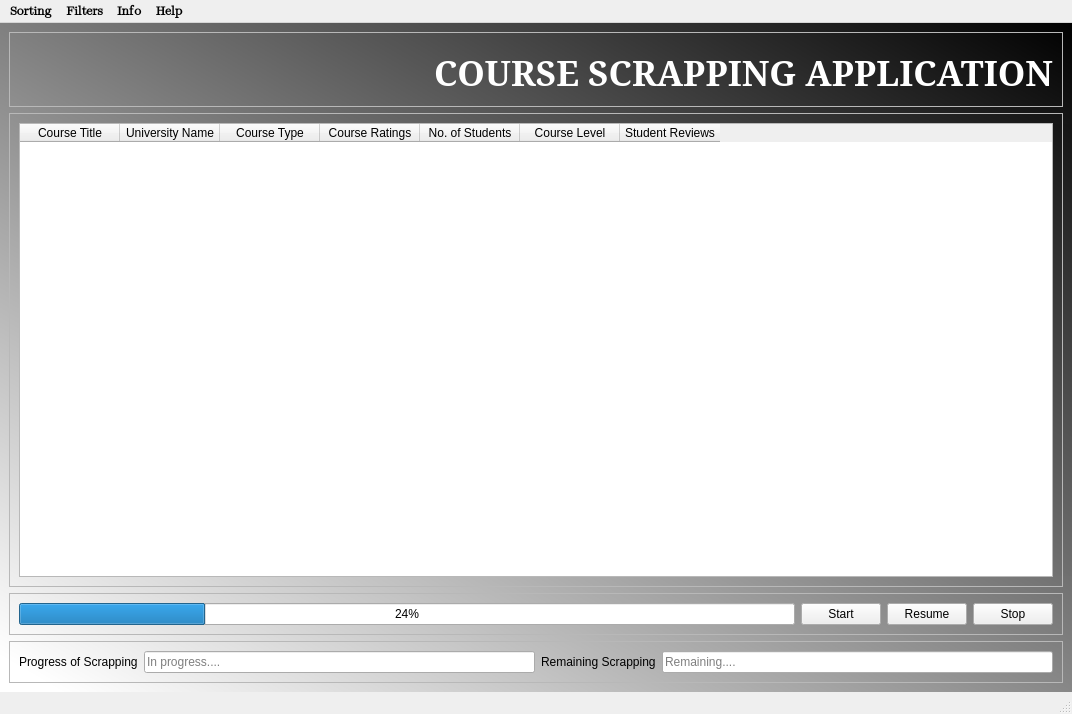
<?xml version="1.0" encoding="UTF-8"?>
<ui version="4.0">
 <class>MainWindow</class>
 <widget class="QMainWindow" name="MainWindow">
  <property name="geometry">
   <rect>
    <x>0</x>
    <y>0</y>
    <width>1072</width>
    <height>714</height>
   </rect>
  </property>
  <property name="font">
   <font>
    <weight>75</weight>
    <bold>true</bold>
   </font>
  </property>
  <property name="windowTitle">
   <string>MainWindow</string>
  </property>
  <property name="styleSheet">
   <string notr="true"/>
  </property>
  <widget class="QWidget" name="centralwidget">
   <property name="styleSheet">
    <string notr="true">background-color: qlineargradient(spread:pad, x1:1, y1:0, x2:0.0547264, y2:1, stop:0 rgba(0, 0, 0, 255), stop:1 rgba(255, 255, 255, 255));
</string>
   </property>
   <layout class="QGridLayout" name="gridLayout_2">
    <item row="0" column="0">
     <widget class="QFrame" name="frame_4">
      <property name="styleSheet">
       <string notr="true">Background:none;
</string>
      </property>
      <property name="frameShape">
       <enum>QFrame::StyledPanel</enum>
      </property>
      <property name="frameShadow">
       <enum>QFrame::Raised</enum>
      </property>
      <layout class="QGridLayout" name="gridLayout">
       <item row="0" column="0" rowspan="2" colspan="2">
        <widget class="QLabel" name="label">
         <property name="styleSheet">
          <string notr="true">Background:none;
color:white;</string>
         </property>
         <property name="text">
          <string/>
         </property>
         <property name="pixmap">
          <pixmap>:/Mylogo/C:/Users/Abdullah Yaqub/Downloads/python-logo@2x.png</pixmap>
         </property>
        </widget>
       </item>
       <item row="1" column="1">
        <widget class="QLabel" name="label_4">
         <property name="font">
          <font>
           <family>MS Serif</family>
           <pointsize>26</pointsize>
           <weight>75</weight>
           <bold>true</bold>
          </font>
         </property>
         <property name="styleSheet">
          <string notr="true">Background:none;
color:white;</string>
         </property>
         <property name="text">
          <string>COURSE SCRAPPING APPLICATION</string>
         </property>
        </widget>
       </item>
      </layout>
     </widget>
    </item>
    <item row="1" column="0">
     <widget class="QFrame" name="frame">
      <property name="styleSheet">
       <string notr="true">Background:none;</string>
      </property>
      <property name="frameShape">
       <enum>QFrame::StyledPanel</enum>
      </property>
      <property name="frameShadow">
       <enum>QFrame::Raised</enum>
      </property>
      <layout class="QGridLayout" name="gridLayout_4">
       <item row="0" column="0">
        <widget class="QTableWidget" name="tableWidget">
         <column>
          <property name="text">
           <string>Course Title</string>
          </property>
         </column>
         <column>
          <property name="text">
           <string>University Name</string>
          </property>
         </column>
         <column>
          <property name="text">
           <string>Course Type</string>
          </property>
         </column>
         <column>
          <property name="text">
           <string>Course Ratings</string>
          </property>
         </column>
         <column>
          <property name="text">
           <string>No. of Students</string>
          </property>
         </column>
         <column>
          <property name="text">
           <string>Course Level</string>
          </property>
         </column>
         <column>
          <property name="text">
           <string>Student Reviews</string>
          </property>
         </column>
        </widget>
       </item>
      </layout>
     </widget>
    </item>
    <item row="2" column="0">
     <widget class="QFrame" name="frame_3">
      <property name="styleSheet">
       <string notr="true">Background:none;</string>
      </property>
      <property name="frameShape">
       <enum>QFrame::StyledPanel</enum>
      </property>
      <property name="frameShadow">
       <enum>QFrame::Raised</enum>
      </property>
      <layout class="QGridLayout" name="gridLayout_5">
       <item row="0" column="0">
        <widget class="QProgressBar" name="progressBar">
         <property name="value">
          <number>24</number>
         </property>
        </widget>
       </item>
       <item row="0" column="1">
        <widget class="QPushButton" name="pushButton">
         <property name="text">
          <string>Start</string>
         </property>
        </widget>
       </item>
       <item row="0" column="2">
        <widget class="QPushButton" name="pushButton_3">
         <property name="text">
          <string>Resume</string>
         </property>
        </widget>
       </item>
       <item row="0" column="3">
        <widget class="QPushButton" name="pushButton_2">
         <property name="text">
          <string>Stop</string>
         </property>
        </widget>
       </item>
      </layout>
     </widget>
    </item>
    <item row="3" column="0">
     <widget class="QFrame" name="frame_2">
      <property name="styleSheet">
       <string notr="true">Background:none;</string>
      </property>
      <property name="frameShape">
       <enum>QFrame::StyledPanel</enum>
      </property>
      <property name="frameShadow">
       <enum>QFrame::Raised</enum>
      </property>
      <layout class="QGridLayout" name="gridLayout_3">
       <item row="0" column="0">
        <widget class="QLabel" name="label_2">
         <property name="text">
          <string>Progress of Scrapping</string>
         </property>
        </widget>
       </item>
       <item row="0" column="1">
        <widget class="QLineEdit" name="lineEdit">
         <property name="placeholderText">
          <string>In progress....</string>
         </property>
        </widget>
       </item>
       <item row="0" column="2">
        <widget class="QLabel" name="label_3">
         <property name="text">
          <string>Remaining Scrapping</string>
         </property>
        </widget>
       </item>
       <item row="0" column="3">
        <widget class="QLineEdit" name="lineEdit_2">
         <property name="placeholderText">
          <string>Remaining....</string>
         </property>
        </widget>
       </item>
      </layout>
     </widget>
    </item>
   </layout>
  </widget>
  <widget class="QMenuBar" name="menubar">
   <property name="geometry">
    <rect>
     <x>0</x>
     <y>0</y>
     <width>1072</width>
     <height>28</height>
    </rect>
   </property>
   <property name="font">
    <font>
     <family>Segoe UI Emoji</family>
     <pointsize>10</pointsize>
    </font>
   </property>
   <widget class="QMenu" name="menuSorting">
    <property name="title">
     <string>Sorting</string>
    </property>
    <addaction name="actionMerge_Sort"/>
    <addaction name="actionInsertion_Sort"/>
    <addaction name="actionSelection_Sort"/>
    <addaction name="actionHybirdized_Algorithms"/>
    <addaction name="actionBubble_Sort"/>
    <addaction name="actionHeap_Sort"/>
    <addaction name="actionQuick_Sort"/>
   </widget>
   <widget class="QMenu" name="menuFilters">
    <property name="title">
     <string>Filters</string>
    </property>
    <addaction name="actionAND"/>
    <addaction name="actionOR"/>
    <addaction name="actionIs_equal_to"/>
    <addaction name="actionIs_not_Equal_to"/>
    <addaction name="actionIs_less_tha"/>
    <addaction name="actionIs_Greater_Than"/>
    <addaction name="actionIs_fretaer_than_Equal_to"/>
    <addaction name="actionIs_Null"/>
    <addaction name="actionIs_not_Null"/>
    <addaction name="actionContains"/>
    <addaction name="actionStarts_with"/>
    <addaction name="actionEnds_With"/>
   </widget>
   <widget class="QMenu" name="menuInfo">
    <property name="title">
     <string>Info</string>
    </property>
    <addaction name="actionAbout_the_app"/>
   </widget>
   <widget class="QMenu" name="menuHelp">
    <property name="title">
     <string>Help</string>
    </property>
   </widget>
   <addaction name="menuSorting"/>
   <addaction name="menuFilters"/>
   <addaction name="menuInfo"/>
   <addaction name="menuHelp"/>
  </widget>
  <widget class="QStatusBar" name="statusbar"/>
  <action name="actionMerge_Sort">
   <property name="text">
    <string>Merge Sort</string>
   </property>
  </action>
  <action name="actionInsertion_Sort">
   <property name="text">
    <string>Insertion Sort</string>
   </property>
  </action>
  <action name="actionSelection_Sort">
   <property name="text">
    <string>Selection Sort</string>
   </property>
  </action>
  <action name="actionHybirdized_Algorithms">
   <property name="text">
    <string>Hybirdized Algorithms</string>
   </property>
  </action>
  <action name="actionBubble_Sort">
   <property name="text">
    <string>Bubble Sort</string>
   </property>
  </action>
  <action name="actionHeap_Sort">
   <property name="text">
    <string>Heap Sort</string>
   </property>
  </action>
  <action name="actionQuick_Sort">
   <property name="text">
    <string>Quick Sort</string>
   </property>
  </action>
  <action name="actionAND">
   <property name="text">
    <string>AND</string>
   </property>
  </action>
  <action name="actionOR">
   <property name="text">
    <string>OR</string>
   </property>
  </action>
  <action name="actionIs_equal_to">
   <property name="text">
    <string>Is equal to</string>
   </property>
  </action>
  <action name="actionIs_not_Equal_to">
   <property name="text">
    <string>Is not Equal to</string>
   </property>
  </action>
  <action name="actionIs_less_tha">
   <property name="text">
    <string>Is less tha </string>
   </property>
  </action>
  <action name="actionIs_Greater_Than">
   <property name="text">
    <string>Is Greater Than</string>
   </property>
  </action>
  <action name="actionIs_fretaer_than_Equal_to">
   <property name="text">
    <string>Is fretaer than Equal to</string>
   </property>
  </action>
  <action name="actionIs_Null">
   <property name="text">
    <string>Is Null</string>
   </property>
  </action>
  <action name="actionIs_not_Null">
   <property name="text">
    <string>Is not Null</string>
   </property>
  </action>
  <action name="actionContains">
   <property name="text">
    <string>Contains</string>
   </property>
  </action>
  <action name="actionStarts_with">
   <property name="text">
    <string>Starts with </string>
   </property>
  </action>
  <action name="actionEnds_With">
   <property name="text">
    <string>Ends With</string>
   </property>
  </action>
  <action name="actionAbout_the_app">
   <property name="text">
    <string>About the app</string>
   </property>
  </action>
 </widget>
 <resources>
  <include location="../../../MyOwnThings/MyLogo.qrc"/>
 </resources>
 <connections/>
</ui>
